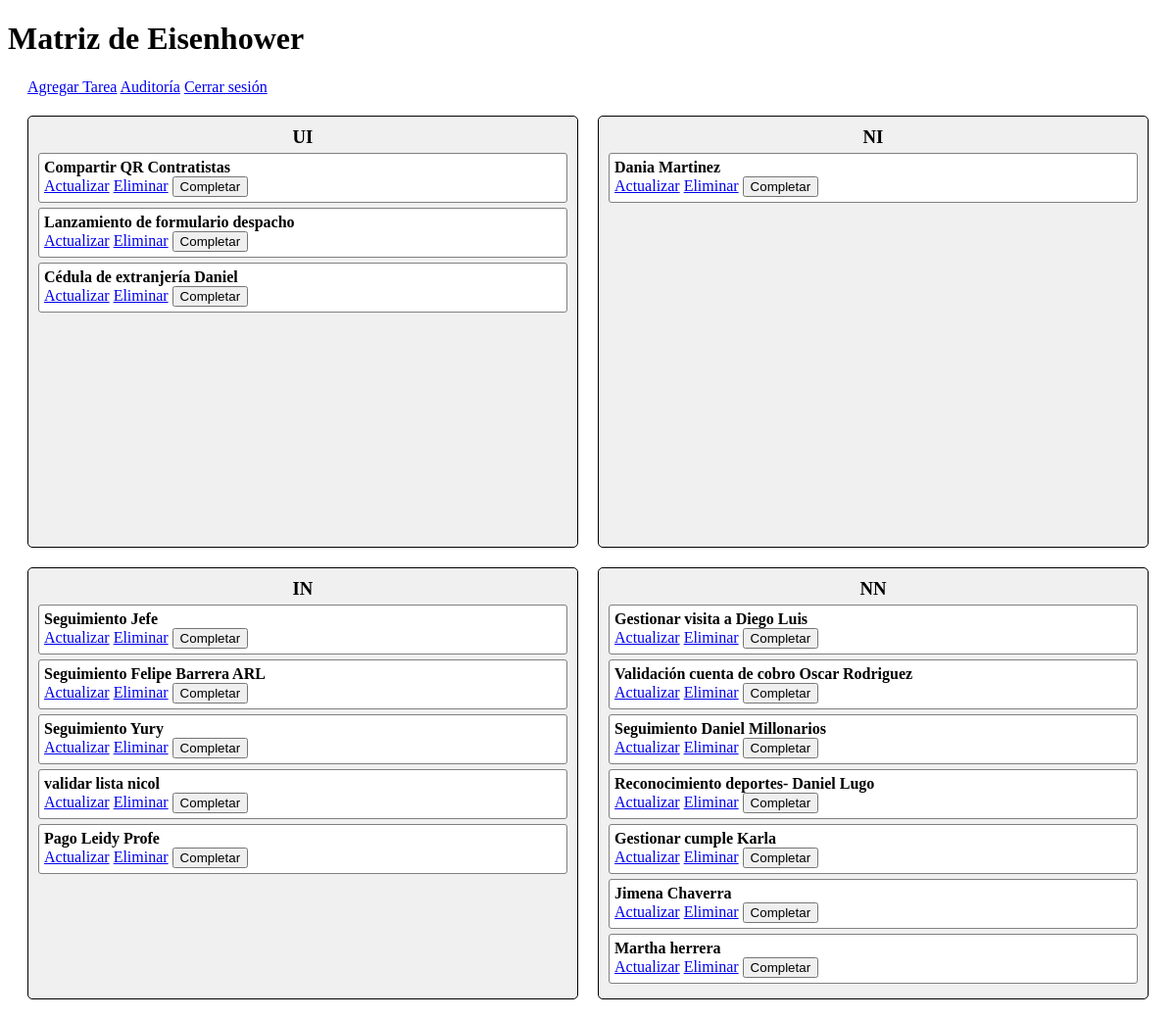
The page / (signed in) on the database its author committed.
### taskmanager/models.py (models this page shows, shortened)
class Task(models.Model):
    PRIORITY_CHOICES = [
        ('UI', 'Urgente e Importante'),
        ('NI', 'No Importante pero Urgente'),
        ('IN', 'Importante pero No Urgente'),
        ('NN', 'No Importante ni Urgente'),
    ]
    STATUS_CHOICES = [
        ('completed', 'Completado'),
        ('in_progress', 'En Proceso'),
    ]
    title = models.CharField(max_length=100)
    description = models.TextField()
    assigned_to = models.CharField(max_length=100)
    area = models.CharField(max_length=100)
    subgroup = models.CharField(max_length=100)
    role = models.CharField(max_length=100)
    start_date = models.DateTimeField(auto_now_add=True)
    due_date = models.DateTimeField()
    priority = models.CharField(max_length=2, choices=PRIORITY_CHOICES)
    status = models.CharField(
        max_length=20,
        choices=STATUS_CHOICES,
        default='in_progress'
    )

### taskmanager/views.py (the view)
# urls.py: path('', login_required(task_views.matrix_view), name='matrix'),
@login_required
def matrix_view(request):
    tasks = {
        'UI': Task.objects.filter(priority='UI'),
        'NI': Task.objects.filter(priority='NI'),
        'IN': Task.objects.filter(priority='IN'),
        'NN': Task.objects.filter(priority='NN'),
    }
    return render(request, 'matrix.html', {'tasks': tasks})

### templates/matrix.html (shortened to what this page needs)
<!DOCTYPE html>
<html lang="en">
<head>
</head>
<body>
    <h1>Matriz de Eisenhower</h1>
    <div class="controls">
        <a href="{% url 'create_task' %}">Agregar Tarea</a>
        <a href="{% url 'audit_log' %}">Auditoría</a>
        <a href="{% url 'logout' %}">Cerrar sesión</a>
    </div>
    <div class="matrix">
        {% for key, quadrant in tasks.items %}
        <div class="quadrant" id="{{ key }}" ondrop="drop(event)" ondragover="allowDrop(event)">
            <h3
                {% if key == "UI" %}
                title="Urgente e Importante: Estas tareas deben ser realizadas de inmediato."
                {% elif key == "NI" %}
                title="No Importante pero Urgente: Estas tareas son importantes pero pueden ser planificadas."
                {% elif key == "IN" %}
                title="Urgente pero No Importante: Estas tareas deben delegarse."
                {% elif key == "NN" %}
                title="No Importante ni Urgente: Estas tareas deben eliminarse o ignorarse."
                {% endif %}
            >
                {{ key }}
            </h3>
            {% for task in quadrant %}
            <div class="task {% if task.status == 'completed' %}completed{% endif %}"
                 draggable="true" ondragstart="drag(event)" data-id="{{ task.id }}">
                <strong>{{ task.title }}</strong>
                <div>
                    <a href="{% url 'update_task' task.id %}">Actualizar</a>
                    <a href="{% url 'delete_task' task.id %}">Eliminar</a>
                    <form method="post" action="{% url 'mark_completed' task.id %}" style="display: inline;">
                        <button type="submit">
                            {% if task.status == 'completed' %}Desmarcar{% else %}Completar{% endif %}
                        </button>
                    </form>
                </div>
            </div>
            {% empty %}
            <p>No hay tareas</p>
            {% endfor %}
        </div>
        {% endfor %}
    </div>
</body>
</html>

### templates/matrix.html (style rules this page uses)
.matrix { display: grid; grid-template-columns: 1fr 1fr; grid-template-rows: 1fr 1fr; gap: 20px; margin: 20px; }
.quadrant { border: 1px solid black; padding: 10px; border-radius: 5px; min-height: 150px; background-color: #f0f0f0; }
.quadrant h3 { margin: 0; text-align: center; }
.task { padding: 5px; margin: 5px 0; border: 1px solid gray; border-radius: 3px; background: #ffffff; cursor: grab; }
.controls { margin: 20px; }

### rows shown on the page
Task: title "Compartir QR Contratistas", status "Completar"
Task: title "Lanzamiento de formulario despacho", status "Completar"
Task: title "Cédula de extranjería Daniel", status "Completar"
Task: title "Dania Martinez", status "Completar"
Task: title "Seguimiento Jefe", status "Completar"
Task: title "Seguimiento Felipe Barrera ARL", status "Completar"
Task: title "Seguimiento Yury", status "Completar"
Task: title "validar lista nicol", status "Completar"
Task: title "Pago Leidy Profe", status "Completar"
Task: title "Gestionar visita a Diego Luis", status "Completar"
Task: title "Validación cuenta de cobro Oscar Rodriguez", status "Completar"
Task: title "Seguimiento Daniel Millonarios", status "Completar"
Task: title "Reconocimiento deportes- Daniel Lugo", status "Completar"
Task: title "Gestionar cumple Karla", status "Completar"
Task: title "Jimena Chaverra", status "Completar"
Task: title "Martha herrera", status "Completar"

### other values the page prints
{{ key }} "UI" "NI" "IN" "NN"
